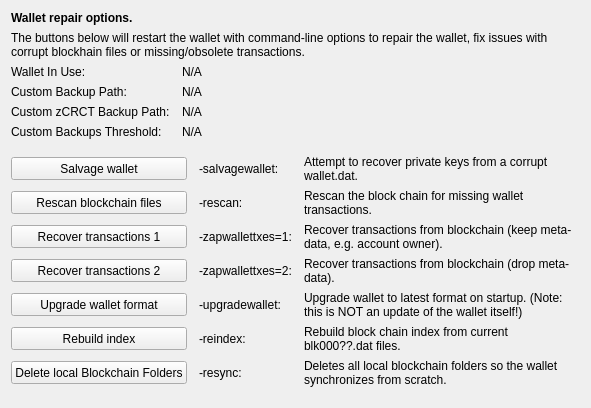
     <widget class="QWidget" name="tab_repair">
      <attribute name="title">
       <string>&amp;Wallet Repair</string>
      </attribute>
      <layout class="QGridLayout" name="gridLayout_4" columnstretch="0,0,0,0">
       <property name="horizontalSpacing">
        <number>12</number>
       </property>
       <item row="0" column="0" colspan="4">
        <widget class="QLabel" name="label_repair_header">
         <property name="font">
          <font>
           <weight>75</weight>
           <bold>true</bold>
          </font>
         </property>
         <property name="text">
          <string>Wallet repair options.</string>
         </property>
        </widget>
       </item>
       <item row="1" column="0" colspan="4">
        <widget class="QLabel" name="label_repair_helptext">
         <property name="font">
          <font>
           <weight>50</weight>
           <bold>false</bold>
          </font>
         </property>
         <property name="text">
          <string>The buttons below will restart the wallet with command-line options to repair the wallet, fix issues with corrupt blockhain files or missing/obsolete transactions.</string>
         </property>
         <property name="wordWrap">
          <bool>true</bool>
         </property>
        </widget>
       </item>
       <item row="2" column="0">
        <widget class="QLabel" name="wallet_path_label">
         <property name="text">
          <string>Wallet In Use:</string>
         </property>
        </widget>
       </item>
       <item row="2" column="1" colspan="3">
        <widget class="QLabel" name="wallet_path">
         <property name="cursor">
          <cursorShape>IBeamCursor</cursorShape>
         </property>
         <property name="text">
          <string>N/A</string>
         </property>
         <property name="textFormat">
          <enum>Qt::PlainText</enum>
         </property>
         <property name="textInteractionFlags">
          <set>Qt::LinksAccessibleByMouse|Qt::TextSelectableByKeyboard|Qt::TextSelectableByMouse</set>
         </property>
        </widget>
       </item>
       <item row="3" column="0">
        <widget class="QLabel" name="wallet_custombackuppath_label">
         <property name="visible">
          <bool>false</bool>
         </property>
         <property name="text">
          <string>Custom Backup Path:</string>
         </property>
        </widget>
       </item>
       <item row="3" column="1" colspan="3">
        <widget class="QLabel" name="wallet_custombackuppath">
         <property name="cursor">
          <cursorShape>IBeamCursor</cursorShape>
         </property>
         <property name="visible">
          <bool>false</bool>
         </property>
         <property name="text">
          <string>N/A</string>
         </property>
         <property name="textFormat">
          <enum>Qt::PlainText</enum>
         </property>
         <property name="textInteractionFlags">
          <set>Qt::LinksAccessibleByMouse|Qt::TextSelectableByKeyboard|Qt::TextSelectableByMouse</set>
         </property>
        </widget>
       </item>
       <item row="4" column="0">
        <widget class="QLabel" name="wallet_customzcrctbackuppath_label">
         <property name="visible">
          <bool>false</bool>
         </property>
         <property name="text">
          <string>Custom zCRCT Backup Path:</string>
         </property>
        </widget>
       </item>
       <item row="4" column="1" colspan="3">
        <widget class="QLabel" name="wallet_customzcrctbackuppath">
         <property name="cursor">
          <cursorShape>IBeamCursor</cursorShape>
         </property>
         <property name="visible">
          <bool>false</bool>
         </property>
         <property name="text">
          <string>N/A</string>
         </property>
         <property name="textFormat">
          <enum>Qt::PlainText</enum>
         </property>
         <property name="textInteractionFlags">
          <set>Qt::LinksAccessibleByMouse|Qt::TextSelectableByKeyboard|Qt::TextSelectableByMouse</set>
         </property>
        </widget>
       </item>
       <item row="5" column="0">
        <widget class="QLabel" name="wallet_custombackupthreshold_label">
         <property name="visible">
          <bool>false</bool>
         </property>
         <property name="text">
          <string>Custom Backups Threshold:</string>
         </property>
        </widget>
       </item>
       <item row="5" column="1" colspan="3">
        <widget class="QLabel" name="wallet_custombackupthreshold">
         <property name="cursor">
          <cursorShape>IBeamCursor</cursorShape>
         </property>
         <property name="visible">
          <bool>false</bool>
         </property>
         <property name="text">
          <string>N/A</string>
         </property>
         <property name="textFormat">
          <enum>Qt::PlainText</enum>
         </property>
         <property name="textInteractionFlags">
          <set>Qt::LinksAccessibleByMouse|Qt::TextSelectableByKeyboard|Qt::TextSelectableByMouse</set>
         </property>
        </widget>
       </item>
       <item row="6" column="0">
        <spacer name="verticalSpacer_repair1">
         <property name="orientation">
          <enum>Qt::Vertical</enum>
         </property>
         <property name="sizeHint" stdset="0">
          <size>
           <width>10</width>
           <height>10</height>
          </size>
         </property>
        </spacer>
       </item>
       <item row="7" column="0" colspan="2">
        <widget class="QPushButton" name="btn_salvagewallet">
         <property name="minimumSize">
          <size>
           <width>100</width>
           <height>23</height>
          </size>
         </property>
         <property name="text">
          <string>Salvage wallet</string>
         </property>
        </widget>
       </item>
       <item row="7" column="2">
        <widget class="QLabel" name="label_repair_salvage_command">
         <property name="text">
          <string notr="true">-salvagewallet:</string>
         </property>
        </widget>
       </item>
       <item row="7" column="3">
        <widget class="QLabel" name="label_repair_salvage">
         <property name="text">
          <string>Attempt to recover private keys from a corrupt wallet.dat.</string>
         </property>
         <property name="wordWrap">
          <bool>true</bool>
         </property>
        </widget>
       </item>
       <item row="8" column="0" colspan="2">
        <widget class="QPushButton" name="btn_rescan">
         <property name="minimumSize">
          <size>
           <width>100</width>
           <height>23</height>
          </size>
         </property>
         <property name="text">
          <string>Rescan blockchain files</string>
         </property>
        </widget>
       </item>
       <item row="8" column="2">
        <widget class="QLabel" name="label_repair_rescan_command">
         <property name="text">
          <string notr="true">-rescan:</string>
         </property>
        </widget>
       </item>
       <item row="8" column="3">
        <widget class="QLabel" name="label_repair_rescan">
         <property name="text">
          <string>Rescan the block chain for missing wallet transactions.</string>
         </property>
         <property name="wordWrap">
          <bool>true</bool>
         </property>
        </widget>
       </item>
       <item row="9" column="0" colspan="2">
        <widget class="QPushButton" name="btn_zapwallettxes1">
         <property name="minimumSize">
          <size>
           <width>100</width>
           <height>23</height>
          </size>
         </property>
         <property name="text">
          <string>Recover transactions 1</string>
         </property>
        </widget>
       </item>
       <item row="9" column="2">
        <widget class="QLabel" name="label_repair_zap1_command">
         <property name="text">
          <string notr="true">-zapwallettxes=1:</string>
         </property>
        </widget>
       </item>
       <item row="9" column="3">
        <widget class="QLabel" name="label_repair_zap1">
         <property name="text">
          <string>Recover transactions from blockchain (keep meta-data, e.g. account owner).</string>
         </property>
         <property name="wordWrap">
          <bool>true</bool>
         </property>
        </widget>
       </item>
       <item row="10" column="0" colspan="2">
        <widget class="QPushButton" name="btn_zapwallettxes2">
         <property name="minimumSize">
          <size>
           <width>100</width>
           <height>23</height>
          </size>
         </property>
         <property name="text">
          <string>Recover transactions 2</string>
         </property>
        </widget>
       </item>
       <item row="10" column="2">
        <widget class="QLabel" name="label_repair_zap2_command">
         <property name="text">
          <string notr="true">-zapwallettxes=2:</string>
         </property>
        </widget>
       </item>
       <item row="10" column="3">
        <widget class="QLabel" name="label_repair_zap2">
         <property name="text">
          <string>Recover transactions from blockchain (drop meta-data).</string>
         </property>
         <property name="wordWrap">
          <bool>true</bool>
         </property>
        </widget>
       </item>
       <item row="11" column="0" colspan="2">
        <widget class="QPushButton" name="btn_upgradewallet">
         <property name="minimumSize">
          <size>
           <width>100</width>
           <height>23</height>
          </size>
         </property>
         <property name="text">
          <string>Upgrade wallet format</string>
         </property>
        </widget>
       </item>
       <item row="11" column="2">
        <widget class="QLabel" name="label_repair_upgrade_command">
         <property name="text">
          <string notr="true">-upgradewallet:</string>
         </property>
        </widget>
       </item>
       <item row="11" column="3">
        <widget class="QLabel" name="label_repair_upgrade">
         <property name="text">
          <string>Upgrade wallet to latest format on startup. (Note: this is NOT an update of the wallet itself!)</string>
         </property>
         <property name="wordWrap">
          <bool>true</bool>
         </property>
        </widget>
       </item>
       <item row="12" column="0" colspan="2">
        <widget class="QPushButton" name="btn_reindex">
         <property name="minimumSize">
          <size>
           <width>100</width>
           <height>23</height>
          </size>
         </property>
         <property name="text">
          <string>Rebuild index</string>
         </property>
        </widget>
       </item>
       <item row="12" column="2">
        <widget class="QLabel" name="label_repair_reindex_command">
         <property name="text">
          <string notr="true">-reindex:</string>
         </property>
        </widget>
       </item>
       <item row="12" column="3">
        <widget class="QLabel" name="label_repair_reindex">
         <property name="text">
          <string>Rebuild block chain index from current blk000??.dat files.</string>
         </property>
         <property name="wordWrap">
          <bool>true</bool>
         </property>
        </widget>
       </item>
       <item row="13" column="0" colspan="2">
        <widget class="QPushButton" name="btn_resync">
         <property name="minimumSize">
          <size>
           <width>100</width>
           <height>23</height>
          </size>
         </property>
         <property name="text">
          <string>Delete local Blockchain Folders</string>
         </property>
        </widget>
       </item>
       <item row="13" column="2">
        <widget class="QLabel" name="label_repair_resync_command">
         <property name="text">
          <string>-resync:</string>
         </property>
        </widget>
       </item>
       <item row="13" column="3">
        <widget class="QLabel" name="label_repair_resync">
         <property name="text">
          <string>Deletes all local blockchain folders so the wallet synchronizes from scratch.</string>
         </property>
         <property name="wordWrap">
          <bool>true</bool>
         </property>
        </widget>
       </item>
       <item row="14" column="0">
        <spacer name="verticalSpacer_repair2">
         <property name="orientation">
          <enum>Qt::Vertical</enum>
         </property>
         <property name="sizeHint" stdset="0">
          <size>
           <width>20</width>
           <height>10</height>
          </size>
         </property>
        </spacer>
       </item>
      </layout>
     </widget>
